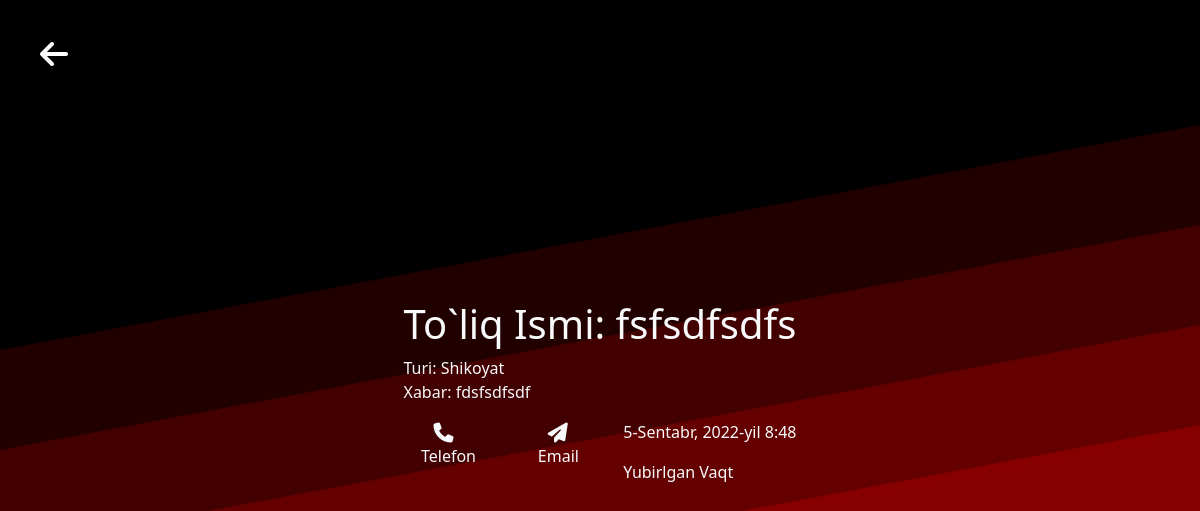
Page /dashboard/1-contact on the committed database.
### furnapp/models.py (models this page shows, shortened)
class Contact(models.Model):
    TAKLIF = "Taklif"
    SHIKOYAT = "Shikoyat"
    CONTACT_CHOICES = [
        (TAKLIF, "Taklif"),
        (SHIKOYAT, "Shikoyat")
    ]
    full_name = models.CharField(max_length=100)
    email = models.EmailField()
    choices = models.CharField(max_length=8, choices=CONTACT_CHOICES, default=TAKLIF)
    mobile = models.IntegerField(default=9989)
    message = models.TextField(max_length=700)
    date = models.DateTimeField(auto_now=add)

### dashboard/views.py (the view)
# urls.py: path('<int:pk>-contact', contact_full, name="contact")
def contact_full(request, pk):
    contacts = Contact.objects.get(id=pk)
    context ={
        "contacts":contacts
    }
    return render(request, "dashboard/pages/contacts.html", context)

### templates/dashboard/pages/contacts.html (shortened to what this page needs)
<!DOCTYPE html>
<html lang="en">
<head>
    <link rel="stylesheet" href="https://cdnjs.cloudflare.com/ajax/libs/font-awesome/6.1.1/css/all.min.css">
    <link href="https://cdn.jsdelivr.net/npm/bootstrap@5.0.2/dist/css/bootstrap.min.css" rel="stylesheet"
>
</head>
<body>
    <a class="gohome" href="{% url 'dashboard:home' %}"><i class="fa-solid fa-arrow-left"></i></a>
    <div class="context">
        <div class="container text-light" >
            <h1 class="full_name">To`liq Ismi: {{ contacts.full_name }}</h1>
            <span class="mt-4 mb-4">Turi: {{ contacts.choices }}</span>
            <p class="msg">Xabar: {{ contacts.message}}</p>
            <div class="d-flex justify-content-between">
                <div style="text-align: center;">
                    <a href="tel:{{ contacts.mobile }}" class="mobile "><i class="fa-solid fa-phone fa-lg text-light"></i></a>
                    <p>Telefon</p>
                </div>
                <div>
                    <a href="mailto:{{ contacts.email }}" class="email"><i class="fa-solid fa-paper-plane fa-lg text-light"></i></a>
                    <p>Email</p>
                </div>
                <div>
                    <div class="d-flex">
                        <span>
                            <div class="d.flex">
                            <p>{{ contacts.date }}</p>
                            </div>
                            <p>Yubirlgan Vaqt</p>
                        </span>
                    </div>
                </div>
            </div>
        </div>
    </div>
</body>
</html>

### templates/dashboard/pages/contacts.html (style rules this page uses)
body { display: grid; background-color: #000000; background-attachment: fixed; background-size: cover; place-items: center; min-height: 100vh; }
.gohome { position: absolute; top: 30px; text-decoration: none; color: #fff; left: 40px; font-size: 2rem; z-index: 10; }
.mobile { margin-right: 40px; margin-left: 30px; }
.email { margin-left: 10px; }

### rows in the picture
Contact: full_name "fsfsdfsdfs", choices "Shikoyat", message "fdsfsdfsdf", date "5-Sentabr, 2022-yil 8:48"
